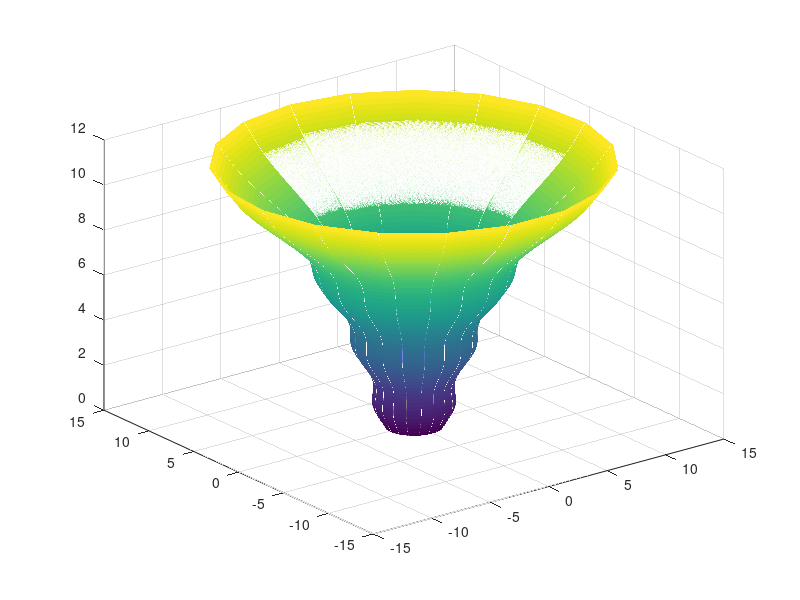

MATLAB code to generate this figure:
clear all, close all;
format longG;

function ret = yprim(x, y, beta)
    ret = 2/3*sin(y - 3*x) + beta.*y;
end

%X är vektorn startx:steglängd:slutx
function funkvarden = euler_y(X, y0, beta)
    funkvarden = [];
    funkvarden(end+1) = y0;
    f_this = y0;
    for i = 1:length(X)-1
        x_this = X(i);
        x_next = X(i+1);

        delta_x = x_next-x_this;
        dydx = yprim(x_this, f_this, beta);

        f_next = f_this + dydx*(delta_x);

        f_this = f_next;
        funkvarden(end+1) = f_this;
    end
end

function [integral, fel] = rotations_integral(X, Y, y0, beta)
    antalsteg = length(X)-1;
    %OBS: detta förutsätter att steglängden är konstant
    delta_x = X(2) - X(1);
    integral = 0;

    for i = 1:antalsteg
        r = Y(i);
        R = Y(i+1);
        %Vi använder formeln för volymen av en trunkerad kon.
        V = (pi/3)*delta_x*(R^2 + r^2 + R*r); 
        integral = integral + V;
    end
    X_2 = [];
    for i = 2:2:length(X)
        X_2(end+1) = X(i);
    end
    %Y_2 har dubbla steglängden av Y.
    Y_2 = euler_y(X_2, y0, beta);

    E = abs(Y(end) - Y_2(end));
    totE = (pi)*delta_x*(E^2);
    fel = totE;
end

function ret = malFunc(X, y0, beta)
    Y = euler_y(X, y0, beta);
    [V, E] = rotations_integral(X, Y, y0, beta);
    ret = V-2000;
end

%Antal steg från 2d
%antalsteg = 33554432;
antalsteg = 2^15; 
x_start = 0;
x_slut = pi/0.27;
h = (x_slut-x_start)/antalsteg;
X = x_start:h:x_slut;

%begynnelsevärde i x=0
y0 = 2;

%Vi börjar på samma intervall som förut
prev_prev_beta = 0.05;
prev_beta = 0.05;

this_beta = 0.4;
f_this = malFunc(X, y0, prev_beta);
count = 0;
%Samma tolerans som förut
tic;
allabetan = [];
while abs(f_this) >0.5*10^(-4)
    count = count + 1;
    f_prev = f_this;
    f_this = malFunc(X, y0, this_beta);
    taljare = f_this - f_prev;

    %Kolla om täljaren är så liten att det blir nolldivision i beräkningen
    if abs(taljare) < 10^(-9)

        disp("NOLLDIVISION")
        disp(taljare)
        break
    end

    faktor = (this_beta - prev_beta)/(taljare);
    new_beta = this_beta - faktor*f_this;
    prev_prev_beta = prev_beta;
    prev_beta = this_beta;
    this_beta = new_beta;
    allabetan(end+1) = this_beta;
end
tid = toc;



% BERÄKNA FEL
X_compare = [];
for i = 2:2:length(X)
    X_compare(end+1) = X(i);
end

Y = euler_y(X, y0, this_beta);

[Vol_1, felh] = rotations_integral(X, Y, y0, this_beta);
Y_compare = euler_y(X_compare, y0, this_beta);
[Vol_2, fel2h] = rotations_integral(X_compare, Y_compare, y0, this_beta);
volfel = abs(Vol_1 + felh - Vol_2 + fel2h);

betafel = abs(this_beta - prev_beta);
betakvot = betafel/abs(prev_beta - prev_prev_beta);


disp("BETA")
disp(this_beta)
disp("")
disp("ROTATIONSVOLYM")
[Vol, bryr_mig_inte] = rotations_integral(X, euler_y(X, y0, this_beta), y0, this_beta);
disp(Vol)
disp("")
disp("TID")
disp(tid)

disp("------------------------")
disp("FEL I BETA +-")
disp(betafel)
plot(log(1:length(allabetan)),log(allabetan));
disp("")
disp("FEL I VOLYM +-")
disp(volfel)
%%
antal_rotsteg = 20;
fi = linspace(0,2*pi, antal_rotsteg);


plot_X = X'.*ones(size(fi));
plot_Y = Y'.*cos(fi);
plot_Z = Y'.*sin(fi);
mesh(plot_Z, plot_Y, plot_X)